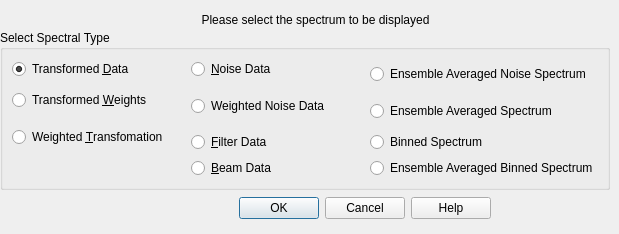
<?xml version="1.0" encoding="UTF-8"?>
<ui version="4.0">
 <class>graphSelectDialog</class>
 <widget class="QDialog" name="graphSelectDialog">
  <property name="enabled">
   <bool>true</bool>
  </property>
  <property name="geometry">
   <rect>
    <x>0</x>
    <y>0</y>
    <width>619</width>
    <height>234</height>
   </rect>
  </property>
  <property name="windowTitle">
   <string>Spectrum Selection</string>
  </property>
  <widget class="QDialogButtonBox" name="buttonBox">
   <property name="geometry">
    <rect>
     <x>10</x>
     <y>190</y>
     <width>481</width>
     <height>36</height>
    </rect>
   </property>
   <property name="standardButtons">
    <set>QDialogButtonBox::Cancel|QDialogButtonBox::Help|QDialogButtonBox::Ok</set>
   </property>
  </widget>
  <widget class="QGroupBox" name="selectionBox">
   <property name="geometry">
    <rect>
     <x>0</x>
     <y>30</y>
     <width>610</width>
     <height>160</height>
    </rect>
   </property>
   <property name="minimumSize">
    <size>
     <width>380</width>
     <height>110</height>
    </size>
   </property>
   <property name="title">
    <string>Select Spectral Type</string>
   </property>
   <layout class="QGridLayout" name="gridLayout">
    <item row="0" column="0">
     <widget class="QRadioButton" name="dataButton">
      <property name="text">
       <string>Transformed &amp;Data</string>
      </property>
      <property name="checked">
       <bool>true</bool>
      </property>
     </widget>
    </item>
    <item row="0" column="1">
     <widget class="QRadioButton" name="noiseButton">
      <property name="text">
       <string>&amp;Noise Data</string>
      </property>
     </widget>
    </item>
    <item row="0" column="2" rowspan="2">
     <widget class="QRadioButton" name="EnsAvgNoiseSpectrumButton">
      <property name="text">
       <string>Ensemble Averaged Noise Spectrum</string>
      </property>
     </widget>
    </item>
    <item row="1" column="0" rowspan="2">
     <widget class="QRadioButton" name="weightButton">
      <property name="text">
       <string>Transformed &amp;Weights</string>
      </property>
     </widget>
    </item>
    <item row="2" column="1">
     <widget class="QRadioButton" name="weightedNoiseButton">
      <property name="text">
       <string>Weighted Noise Data</string>
      </property>
     </widget>
    </item>
    <item row="2" column="2" rowspan="2">
     <widget class="QRadioButton" name="EnsAvgSpectrumButton">
      <property name="text">
       <string>Ensemble Averaged Spectrum</string>
      </property>
     </widget>
    </item>
    <item row="3" column="0" rowspan="2">
     <widget class="QRadioButton" name="combinedDataButton">
      <property name="text">
       <string>Weighted &amp;Transfomation</string>
      </property>
     </widget>
    </item>
    <item row="4" column="1">
     <widget class="QRadioButton" name="filterButton">
      <property name="text">
       <string>&amp;Filter Data</string>
      </property>
     </widget>
    </item>
    <item row="4" column="2">
     <widget class="QRadioButton" name="binnedSpectrumButton">
      <property name="text">
       <string>Binned Spectrum</string>
      </property>
     </widget>
    </item>
    <item row="5" column="1">
     <widget class="QRadioButton" name="beamButton">
      <property name="text">
       <string>&amp;Beam Data</string>
      </property>
     </widget>
    </item>
    <item row="5" column="2">
     <widget class="QRadioButton" name="EnsAvgBinnedSpectrumButton">
      <property name="text">
       <string>Ensemble Averaged Binned Spectrum</string>
      </property>
     </widget>
    </item>
   </layout>
  </widget>
  <widget class="QLabel" name="title">
   <property name="geometry">
    <rect>
     <x>80</x>
     <y>10</y>
     <width>471</width>
     <height>20</height>
    </rect>
   </property>
   <property name="minimumSize">
    <size>
     <width>380</width>
     <height>0</height>
    </size>
   </property>
   <property name="text">
    <string>Please select the spectrum to be displayed</string>
   </property>
   <property name="alignment">
    <set>Qt::AlignCenter</set>
   </property>
  </widget>
 </widget>
 <resources/>
 <connections/>
</ui>
